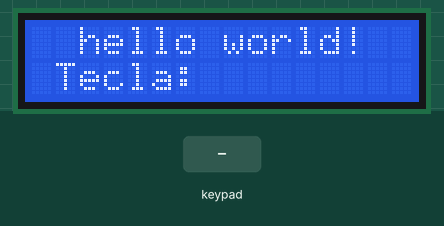
Recording of a sketch running on a simulated Arduino Uno, built with avr-gcc and run on an emulated ATmega328P. Parts: 16×2 character LCD. The test bench sets the inputs (shaded band).

Above: at 1.2 s.
1.3 s: keypad keys 1 2 # pressed 0.4 s apart
At 3.2 s:
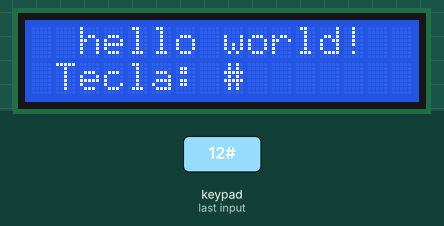
4.0 s: key 'A' pressed
At 4.6 s:
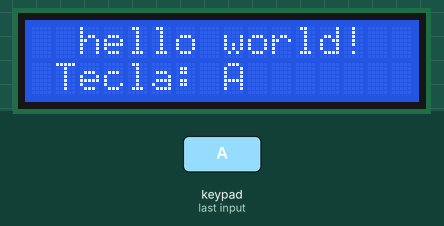
5.5 s: key 'B' pressed
At 5.9 s:
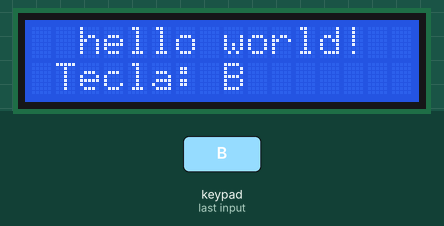
7.0 s: keypad keys 1 2 * pressed 0.4 s apart
At 8.8 s:
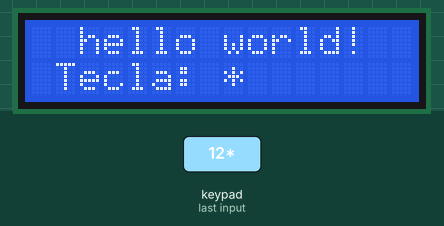
9.7 s: key 'C' pressed
At 10.2 s:
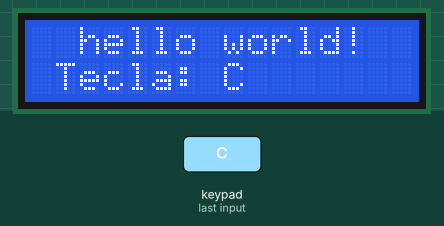
11.2 s: keypad keys 1 2 D pressed 0.4 s apart
At 11.4 s:
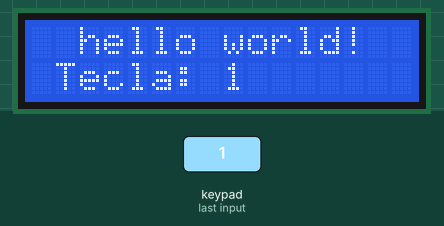
Timing chart, 0 to 14.2 s (numbered marks = the images above; inputs shaded):
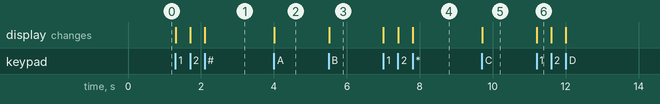

The sketch:

imprima-keypad.ino.ino
```cpp
#include <LiquidCrystal.h>
#include <Keypad.h>

// ==========================================
// 1. CONFIGURAÇÃO DE PINAGEM (HARDWARE)
// ==========================================
// Dica: Para ESP32, basta substituir os números abaixo pelos GPIOs correspondentes.

struct HardwarePins {
  // Pinos do Teclado Matricial
  struct {
    byte linhas[4];
    byte colunas[4];
  } keypad;

  // Pinos do Display LCD (RS, EN, D4, D5, D6, D7)
  struct {
    byte rs;
    byte en;
    byte d4;
    byte d5;
    byte d6;
    byte d7;
  } lcd;
};

// --- MAPA DE PINOS ATUAL (Arduino Uno / Nano) ---
HardwarePins pins = {
  .keypad = {
    .linhas  = { 7, 6, 5, 4 },
    .colunas = { A3, A2, A1, A0 } // Usando analógicos como digitais para poupar 0 e 1 (Serial)
  },
  .lcd = {
    .rs = 13,
    .en = 12,
    .d4 = 11,
    .d5 = 10,
    .d6 = 9,
    .d7 = 8
  }
};

/*
// --- EXEMPLO DE MAPA DE PINOS PARA ESP32 (Descomente ao migrar) ---
HardwarePins pins = {
  .keypad = {
    .linhas  = { 19, 18, 5, 17 },
    .colunas = { 16, 4, 0, 2 }
  },
  .lcd = {
    .rs = 13,
    .en = 12,
    .d4 = 14,
    .d5 = 27,
    .d6 = 26,
    .d7 = 25
  }
};
*/

// ==========================================
// 2. CONFIGURAÇÕES GERAIS
// ==========================================
const byte FILAS = 4;
const byte COLUNAS = 4;

char teclas[FILAS][COLUNAS] = {
  { '1', '2', '3', 'A' },
  { '4', '5', '6', 'B' },
  { '7', '8', '9', 'C' },
  { '*', '0', '#', 'D' }
};

// Inicialização dos periféricos com a struct
LiquidCrystal lcd(pins.lcd.rs, pins.lcd.en, pins.lcd.d4, pins.lcd.d5, pins.lcd.d6, pins.lcd.d7);

Keypad teclado = Keypad(
  makeKeymap(teclas),
  pins.keypad.linhas,
  pins.keypad.colunas,
  FILAS,
  COLUNAS
);

// ==========================================
// 3. EXECUÇÃO
// ==========================================
void setup() {
  lcd.begin(16, 2);
  lcd.setCursor(2, 0);
  lcd.print("hello world!");

  lcd.setCursor(1, 1);
  lcd.print("Tecla: ");
}

void loop() {
  char tecla = teclado.getKey();

  if (tecla) {
    lcd.setCursor(8, 1);
    lcd.print(tecla);
  }
}
```

Measured:
- after the input at 1.3 s, the display: first changes at once (image 1 shows a later state)
- after the input at 4.0 s, the display: changes at once (image 2)
- after the input at 5.5 s, the display: changes at once (image 3)
- after the input at 7.0 s, the display: first changes at once (image 4 shows a later state)
- after the input at 9.7 s, the display: changes at once (image 5)
- after the input at 11.2 s, the display: changes at once (image 6)
